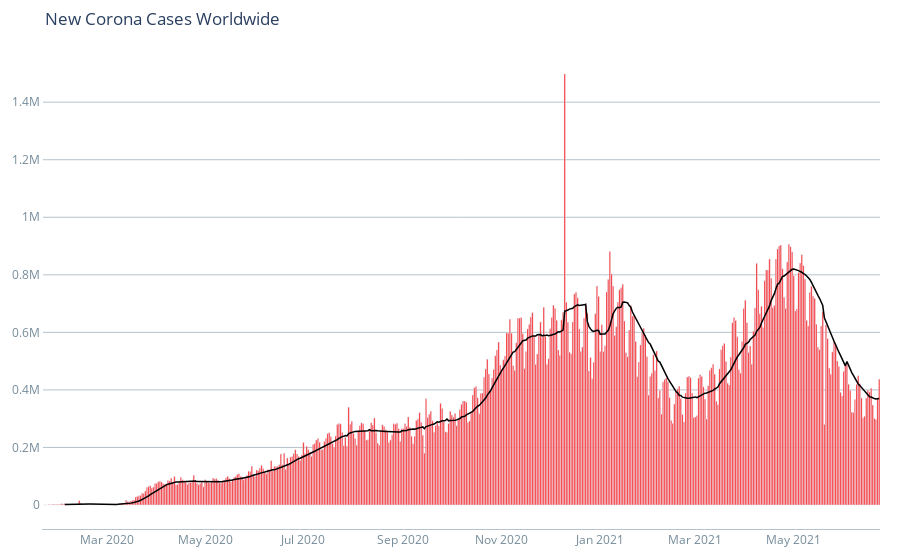

The notebook cell this image was saved under:
### Code cell
plot = go.Figure()

plot.add_trace(
    go.Bar(
        name='Daily Meas',
        x=worldwide_all["Date"], 
        y=worldwide_all["New_Confirmed"],
        marker={
            # size': 10,
            'color': 'red',
            'opacity': 1
        },
    )
)

plot.add_trace(
    go.Scatter(
        name='14 Day MA',
        x=worldwide_all["Date"], 
        y=worldwide_all["SMA_14"],
        mode='lines',
        marker={
            'size': 1,
            'color': 'black',
            'opacity': 0.7
        },
        line_width=1.5
    )
)


plot.update_layout(
    title_x=0,
    title='New Corona Cases Worldwide',
    margin={
        'l': 25,
        'b': 25,
        't': 50,
        'r': 20
    },
    height=400,
    yaxis={
        'color': '#748B99',
        'showgrid': True,
        'showline': True,
        'gridwidth': 1,
        'gridcolor': '#B6C3CC',
        # 'rangemode': "tozero",
        'range':
            [0,
             worldwide_all.New_Confirmed.max() * 1.05],
        # 'ticksuffix': ' '
        # 'tickprefix': 'id: '
    },
    xaxis={
        'showgrid': False,
        'color': '#748B99',
        'showline': True,
        'linecolor': '#B6C3CC',
    },
    paper_bgcolor='#FFFFFF',
    plot_bgcolor='rgba(0,0,0,0)',
    showlegend=False,
    legend={
        'yanchor': 'top',
        'y': 0.99,
        'xanchor': 'right',
        'x': 0.99
    })

plot.show()

### Figure 1 — Plotly figure (JSON) as saved in the notebook; plotly's stock layout.template omitted (floating-point values rounded to 4 significant figures; data arrays with more than 128 entries replaced by an {"elided": "..."} marker saying what was removed)
{"data": [{"marker": {"color": "red", "opacity": 1}, "name": "Daily Meas", "type": "bar", "x": {"elided": "519 str values"}, "y": {"elided": "519 int values"}}, {"line": {"width": 1.5}, "marker": {"color": "black", "opacity": 0.7, "size": 1}, "mode": "lines", "name": "14 Day MA", "type": "scatter", "x": {"elided": "519 str values"}, "y": {"elided": "519 int values"}}], "layout": {"autosize": true, "legend": {"x": 0.99, "xanchor": "right", "y": 0.99, "yanchor": "top"}, "margin": {"b": 25, "l": 25, "r": 20, "t": 50}, "paper_bgcolor": "#FFFFFF", "plot_bgcolor": "rgba(0, 0, 0, 0)", "showlegend": false, "title": {"text": "New Corona Cases Worldwide"}, "xaxis": {"autorange": true, "color": "#748B99", "linecolor": "#B6C3CC", "range": ["2020-01-21 12:00", "2021-06-23 12:00"], "showgrid": false, "showline": true, "type": "date"}, "yaxis": {"autorange": true, "color": "#748B99", "gridcolor": "#B6C3CC", "gridwidth": 1, "range": [-83396, 1581364], "showgrid": true, "showline": true, "type": "linear"}}}
